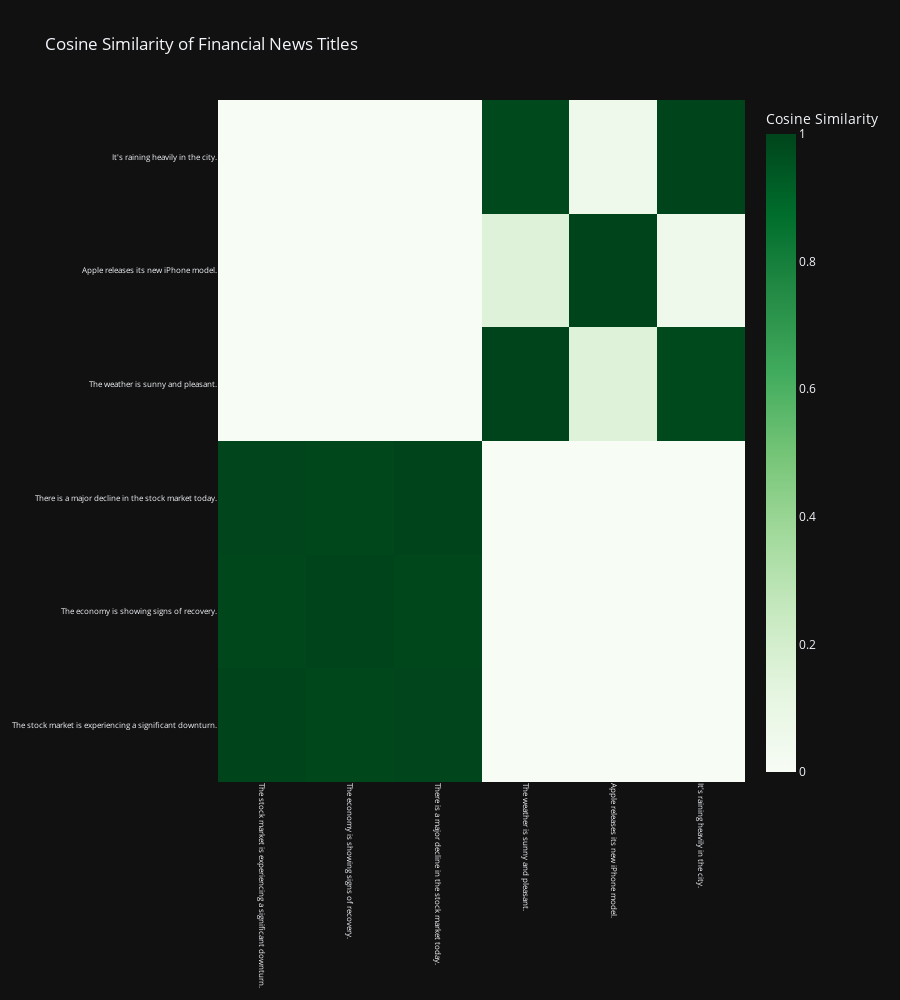

Notebook source saved alongside this figure:
### Markdown cell above
1. **Comparing Embedding Similarity:** Similar sentences should have embeddings that are close to each other. We can measure this similarity to see if the embeddings reflect the semantic relationships between sentences.

### Code cell
import numpy as np
import plotly.graph_objects as go
from sentence_transformers import SentenceTransformer
from sklearn.metrics.pairwise import cosine_similarity

# Calculate cosine similarity
similarity_matrix = cosine_similarity(embeddings)

# Mask the lower triangle and the diagonal of the similarity matrix
mask = np.triu(np.ones_like(similarity_matrix, dtype=bool), k=1)
masked_sim_matrix = np.ma.masked_array(similarity_matrix, mask)

# Create the heatmap
fig = go.Figure(data=go.Heatmap(
    z=masked_sim_matrix,
    x=titles,
    y=titles,
    colorscale='Greens',
    zmin=0,
    zmax=1,
    colorbar=dict(title='Cosine Similarity'),
    hoverongaps=False,
))

# Update layout
fig.update_layout(
    title='Cosine Similarity of Financial News Titles',
    xaxis=dict(tickangle=90, tickfont=dict(size=8)),
    yaxis=dict(tickfont=dict(size=8)),
    height=1000,
    margin=dict(l=100, r=100, t=100, b=100),
    template=theme
)

fig.show()

### Figure 1 — Plotly figure (JSON) as saved in the notebook; plotly's stock layout.template omitted (floating-point values rounded to 4 significant figures)
{"data": [{"colorbar": {"title": {"text": "Cosine Similarity"}}, "colorscale": [[0, "rgb(247,252,245)"], [0.125, "rgb(229,245,224)"], [0.25, "rgb(199,233,192)"], [0.375, "rgb(161,217,155)"], [0.5, "rgb(116,196,118)"], [0.625, "rgb(65,171,93)"], [0.75, "rgb(35,139,69)"], [0.875, "rgb(0,109,44)"], [1, "rgb(0,68,27)"]], "hoverongaps": false, "type": "heatmap", "x": ["The stock market is experiencing a significant downturn.", "The economy is showing signs of recovery.", "There is a major decline in the stock market today.", "The weather is sunny and pleasant.", "Apple releases its new iPhone model.", "It's raining heavily in the city."], "y": ["The stock market is experiencing a significant downturn.", "The economy is showing signs of recovery.", "There is a major decline in the stock market today.", "The weather is sunny and pleasant.", "Apple releases its new iPhone model.", "It's raining heavily in the city."], "z": [[1.0, 0.9894, 0.9966, -0.5371, -0.1954, -0.639], [0.9894, 1, 0.9903, -0.5229, -0.05119, -0.6415], [0.9966, 0.9903, 1, -0.4684, -0.1668, -0.5793], [-0.5371, -0.5229, -0.4684, 1.0, 0.1571, 0.9844], [-0.1954, -0.05119, -0.1668, 0.1571, 1.0, 0.05684], [-0.639, -0.6415, -0.5793, 0.9844, 0.05684, 1.0]], "zmax": 1, "zmin": 0}], "layout": {"height": 1000, "margin": {"b": 100, "l": 100, "r": 100, "t": 100}, "title": {"text": "Cosine Similarity of Financial News Titles"}, "xaxis": {"tickangle": 90, "tickfont": {"size": 8}}, "yaxis": {"tickfont": {"size": 8}}}}
